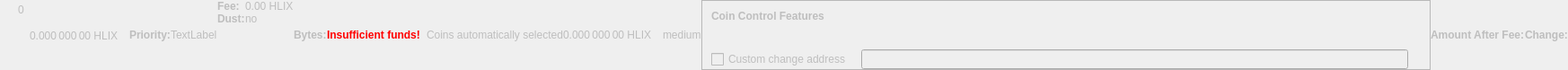
    <widget class="QWidget" name="dummyHideWidget" native="true">
     <property name="enabled">
      <bool>false</bool>
     </property>
     <property name="maximumSize">
      <size>
       <width>100</width>
       <height>16</height>
      </size>
     </property>
     <layout class="QHBoxLayout" name="dummyHideLayout">
      <property name="spacing">
       <number>0</number>
      </property>
      <property name="leftMargin">
       <number>0</number>
      </property>
      <property name="topMargin">
       <number>0</number>
      </property>
      <property name="rightMargin">
       <number>0</number>
      </property>
      <property name="bottomMargin">
       <number>0</number>
      </property>
      <item>
       <layout class="QFormLayout" name="formLayoutCoinControl1">
        <property name="horizontalSpacing">
         <number>10</number>
        </property>
        <property name="verticalSpacing">
         <number>14</number>
        </property>
        <property name="leftMargin">
         <number>10</number>
        </property>
        <property name="topMargin">
         <number>4</number>
        </property>
        <property name="rightMargin">
         <number>6</number>
        </property>
        <item row="0" column="1">
         <widget class="QLabel" name="labelCoinControlBytes">
          <property name="cursor">
           <cursorShape>IBeamCursor</cursorShape>
          </property>
          <property name="contextMenuPolicy">
           <enum>Qt::ActionsContextMenu</enum>
          </property>
          <property name="text">
           <string notr="true">0</string>
          </property>
          <property name="textInteractionFlags">
           <set>Qt::LinksAccessibleByMouse|Qt::TextSelectableByKeyboard|Qt::TextSelectableByMouse</set>
          </property>
         </widget>
        </item>
       </layout>
      </item>
      <item>
       <widget class="QLabel" name="labelCoinControlAfterFee">
        <property name="enabled">
         <bool>false</bool>
        </property>
        <property name="sizePolicy">
         <sizepolicy hsizetype="Fixed" vsizetype="Fixed">
          <horstretch>0</horstretch>
          <verstretch>0</verstretch>
         </sizepolicy>
        </property>
        <property name="minimumSize">
         <size>
          <width>111</width>
          <height>12</height>
         </size>
        </property>
        <property name="maximumSize">
         <size>
          <width>111</width>
          <height>12</height>
         </size>
        </property>
        <property name="cursor">
         <cursorShape>IBeamCursor</cursorShape>
        </property>
        <property name="contextMenuPolicy">
         <enum>Qt::ActionsContextMenu</enum>
        </property>
        <property name="text">
         <string notr="true">0.000 000 00 HLIX</string>
        </property>
        <property name="textInteractionFlags">
         <set>Qt::LinksAccessibleByMouse|Qt::TextSelectableByKeyboard|Qt::TextSelectableByMouse</set>
        </property>
       </widget>
      </item>
      <item>
       <widget class="QLabel" name="labelCoinControlPriorityText">
        <property name="enabled">
         <bool>false</bool>
        </property>
        <property name="font">
         <font>
          <weight>75</weight>
          <bold>true</bold>
         </font>
        </property>
        <property name="text">
         <string>Priority:</string>
        </property>
       </widget>
      </item>
      <item>
       <layout class="QHBoxLayout" name="horizontalLayout">
        <item>
         <widget class="QLabel" name="WarningLabel">
          <property name="text">
           <string>TextLabel</string>
          </property>
         </widget>
        </item>
       </layout>
      </item>
      <item>
       <layout class="QFormLayout" name="formLayoutCoinControl3">
        <property name="horizontalSpacing">
         <number>0</number>
        </property>
        <property name="verticalSpacing">
         <number>0</number>
        </property>
        <property name="leftMargin">
         <number>0</number>
        </property>
        <property name="topMargin">
         <number>0</number>
        </property>
        <property name="rightMargin">
         <number>0</number>
        </property>
        <item row="0" column="0">
         <widget class="QLabel" name="labelCoinControlFeeText">
          <property name="enabled">
           <bool>false</bool>
          </property>
          <property name="font">
           <font>
            <weight>75</weight>
            <bold>true</bold>
           </font>
          </property>
          <property name="text">
           <string>Fee:</string>
          </property>
          <property name="margin">
           <number>0</number>
          </property>
         </widget>
        </item>
        <item row="0" column="1">
         <widget class="QLabel" name="labelCoinControlFee">
          <property name="enabled">
           <bool>false</bool>
          </property>
          <property name="cursor">
           <cursorShape>IBeamCursor</cursorShape>
          </property>
          <property name="contextMenuPolicy">
           <enum>Qt::ActionsContextMenu</enum>
          </property>
          <property name="text">
           <string notr="true">0.00 HLIX</string>
          </property>
          <property name="textInteractionFlags">
           <set>Qt::LinksAccessibleByMouse|Qt::TextSelectableByKeyboard|Qt::TextSelectableByMouse</set>
          </property>
         </widget>
        </item>
        <item row="1" column="0">
         <widget class="QLabel" name="labelCoinControlLowOutputText">
          <property name="enabled">
           <bool>false</bool>
          </property>
          <property name="font">
           <font>
            <weight>75</weight>
            <bold>true</bold>
           </font>
          </property>
          <property name="text">
           <string>Dust:</string>
          </property>
         </widget>
        </item>
        <item row="1" column="1">
         <widget class="QLabel" name="labelCoinControlLowOutput">
          <property name="enabled">
           <bool>false</bool>
          </property>
          <property name="cursor">
           <cursorShape>IBeamCursor</cursorShape>
          </property>
          <property name="contextMenuPolicy">
           <enum>Qt::ActionsContextMenu</enum>
          </property>
          <property name="text">
           <string>no</string>
          </property>
          <property name="textInteractionFlags">
           <set>Qt::LinksAccessibleByMouse|Qt::TextSelectableByKeyboard|Qt::TextSelectableByMouse</set>
          </property>
         </widget>
        </item>
       </layout>
      </item>
      <item>
       <widget class="QLabel" name="labelCoinControlBytesText">
        <property name="enabled">
         <bool>false</bool>
        </property>
        <property name="font">
         <font>
          <weight>75</weight>
          <bold>true</bold>
         </font>
        </property>
        <property name="text">
         <string>Bytes:</string>
        </property>
       </widget>
      </item>
      <item>
       <layout class="QFormLayout" name="formLayoutCoinControl2">
        <property name="horizontalSpacing">
         <number>0</number>
        </property>
        <property name="verticalSpacing">
         <number>0</number>
        </property>
        <property name="leftMargin">
         <number>0</number>
        </property>
        <property name="topMargin">
         <number>0</number>
        </property>
        <property name="rightMargin">
         <number>0</number>
        </property>
       </layout>
      </item>
      <item>
       <layout class="QHBoxLayout" name="horizontalLayoutCoinControl2">
        <property name="spacing">
         <number>0</number>
        </property>
        <property name="bottomMargin">
         <number>0</number>
        </property>
       </layout>
      </item>
      <item>
       <widget class="QLabel" name="labelCoinControlInsuffFunds">
        <property name="enabled">
         <bool>false</bool>
        </property>
        <property name="minimumSize">
         <size>
          <width>0</width>
          <height>0</height>
         </size>
        </property>
        <property name="font">
         <font>
          <weight>75</weight>
          <bold>true</bold>
         </font>
        </property>
        <property name="styleSheet">
         <string notr="true">color:red;font-weight:bold;</string>
        </property>
        <property name="text">
         <string>Insufficient funds!</string>
        </property>
        <property name="margin">
         <number>5</number>
        </property>
       </widget>
      </item>
      <item>
       <layout class="QFormLayout" name="formLayoutCoinControl4">
        <property name="horizontalSpacing">
         <number>0</number>
        </property>
        <property name="verticalSpacing">
         <number>0</number>
        </property>
        <property name="leftMargin">
         <number>0</number>
        </property>
        <property name="topMargin">
         <number>0</number>
        </property>
        <property name="rightMargin">
         <number>0</number>
        </property>
       </layout>
      </item>
      <item>
       <widget class="QLabel" name="labelCoinControlChangeLabel">
        <property name="enabled">
         <bool>false</bool>
        </property>
        <property name="sizePolicy">
         <sizepolicy hsizetype="Preferred" vsizetype="Expanding">
          <horstretch>0</horstretch>
          <verstretch>0</verstretch>
         </sizepolicy>
        </property>
        <property name="minimumSize">
         <size>
          <width>0</width>
          <height>0</height>
         </size>
        </property>
        <property name="text">
         <string/>
        </property>
        <property name="margin">
         <number>3</number>
        </property>
       </widget>
      </item>
      <item>
       <widget class="QLabel" name="labelCoinControlAutomaticallySelected">
        <property name="enabled">
         <bool>false</bool>
        </property>
        <property name="sizePolicy">
         <sizepolicy hsizetype="Fixed" vsizetype="Fixed">
          <horstretch>0</horstretch>
          <verstretch>0</verstretch>
         </sizepolicy>
        </property>
        <property name="minimumSize">
         <size>
          <width>0</width>
          <height>0</height>
         </size>
        </property>
        <property name="maximumSize">
         <size>
          <width>240</width>
          <height>16777215</height>
         </size>
        </property>
        <property name="text">
         <string>Coins automatically selected</string>
        </property>
        <property name="margin">
         <number>5</number>
        </property>
       </widget>
      </item>
      <item>
       <widget class="QLabel" name="labelCoinControlChange">
        <property name="enabled">
         <bool>false</bool>
        </property>
        <property name="sizePolicy">
         <sizepolicy hsizetype="Fixed" vsizetype="Fixed">
          <horstretch>0</horstretch>
          <verstretch>0</verstretch>
         </sizepolicy>
        </property>
        <property name="minimumSize">
         <size>
          <width>111</width>
          <height>0</height>
         </size>
        </property>
        <property name="maximumSize">
         <size>
          <width>111</width>
          <height>16777215</height>
         </size>
        </property>
        <property name="cursor">
         <cursorShape>IBeamCursor</cursorShape>
        </property>
        <property name="contextMenuPolicy">
         <enum>Qt::ActionsContextMenu</enum>
        </property>
        <property name="text">
         <string notr="true">0.000 000 00 HLIX</string>
        </property>
        <property name="textInteractionFlags">
         <set>Qt::LinksAccessibleByMouse|Qt::TextSelectableByKeyboard|Qt::TextSelectableByMouse</set>
        </property>
       </widget>
      </item>
      <item>
       <widget class="QLabel" name="labelCoinControlPriority">
        <property name="enabled">
         <bool>false</bool>
        </property>
        <property name="cursor">
         <cursorShape>IBeamCursor</cursorShape>
        </property>
        <property name="contextMenuPolicy">
         <enum>Qt::ActionsContextMenu</enum>
        </property>
        <property name="text">
         <string>medium</string>
        </property>
        <property name="textInteractionFlags">
         <set>Qt::LinksAccessibleByMouse|Qt::TextSelectableByKeyboard|Qt::TextSelectableByMouse</set>
        </property>
       </widget>
      </item>
      <item>
       <widget class="QFrame" name="frameCoinControl">
        <property name="sizePolicy">
         <sizepolicy hsizetype="Expanding" vsizetype="Expanding">
          <horstretch>0</horstretch>
          <verstretch>0</verstretch>
         </sizepolicy>
        </property>
        <property name="maximumSize">
         <size>
          <width>16777215</width>
          <height>16777215</height>
         </size>
        </property>
        <property name="frameShape">
         <enum>QFrame::StyledPanel</enum>
        </property>
        <property name="frameShadow">
         <enum>QFrame::Sunken</enum>
        </property>
        <layout class="QVBoxLayout" name="verticalLayoutCoinControl2_2">
         <property name="spacing">
          <number>0</number>
         </property>
         <property name="leftMargin">
          <number>0</number>
         </property>
         <property name="topMargin">
          <number>0</number>
         </property>
         <property name="rightMargin">
          <number>0</number>
         </property>
         <property name="bottomMargin">
          <number>0</number>
         </property>
         <item>
          <layout class="QVBoxLayout" name="verticalLayoutCoinControl" stretch="0,0,0,1">
           <property name="spacing">
            <number>0</number>
           </property>
           <property name="leftMargin">
            <number>10</number>
           </property>
           <property name="topMargin">
            <number>10</number>
           </property>
           <item>
            <layout class="QHBoxLayout" name="horizontalLayoutCoinControl1">
             <property name="bottomMargin">
              <number>15</number>
             </property>
             <item>
              <widget class="QLabel" name="labelCoinControlFeatures">
               <property name="enabled">
                <bool>false</bool>
               </property>
               <property name="sizePolicy">
                <sizepolicy hsizetype="Preferred" vsizetype="Maximum">
                 <horstretch>0</horstretch>
                 <verstretch>0</verstretch>
                </sizepolicy>
               </property>
               <property name="font">
                <font>
                 <weight>75</weight>
                 <bold>true</bold>
                </font>
               </property>
               <property name="styleSheet">
                <string notr="true">font-weight:bold;</string>
               </property>
               <property name="text">
                <string>Coin Control Features</string>
               </property>
              </widget>
             </item>
            </layout>
           </item>
           <item>
            <widget class="QWidget" name="widgetCoinControl" native="true">
             <property name="sizePolicy">
              <sizepolicy hsizetype="Preferred" vsizetype="Preferred">
               <horstretch>0</horstretch>
               <verstretch>0</verstretch>
              </sizepolicy>
             </property>
             <property name="minimumSize">
              <size>
               <width>0</width>
               <height>0</height>
              </size>
             </property>
             <property name="styleSheet">
              <string notr="true"/>
             </property>
             <layout class="QHBoxLayout" name="horizontalLayoutCoinControl5_2">
              <property name="leftMargin">
               <number>0</number>
              </property>
              <property name="topMargin">
               <number>0</number>
              </property>
              <property name="rightMargin">
               <number>0</number>
              </property>
              <property name="bottomMargin">
               <number>0</number>
              </property>
              <item>
               <layout class="QHBoxLayout" name="horizontalLayoutCoinControl3">
                <property name="spacing">
                 <number>20</number>
                </property>
                <property name="topMargin">
                 <number>0</number>
                </property>
                <property name="bottomMargin">
                 <number>10</number>
                </property>
               </layout>
              </item>
             </layout>
            </widget>
           </item>
           <item>
            <layout class="QHBoxLayout" name="horizontalLayoutCoinControl4" stretch="0,0,0">
             <property name="spacing">
              <number>12</number>
             </property>
             <property name="sizeConstraint">
              <enum>QLayout::SetDefaultConstraint</enum>
             </property>
             <property name="topMargin">
              <number>5</number>
             </property>
             <property name="rightMargin">
              <number>5</number>
             </property>
             <item>
              <widget class="QCheckBox" name="checkBoxCoinControlChange">
               <property name="enabled">
                <bool>false</bool>
               </property>
               <property name="toolTip">
                <string>If this is activated, but the change address is empty or invalid, change will be sent to a newly generated address.</string>
               </property>
               <property name="text">
                <string>Custom change address</string>
               </property>
              </widget>
             </item>
             <item>
              <widget class="QValidatedLineEdit" name="lineEditCoinControlChange">
               <property name="enabled">
                <bool>false</bool>
               </property>
               <property name="sizePolicy">
                <sizepolicy hsizetype="Expanding" vsizetype="Fixed">
                 <horstretch>0</horstretch>
                 <verstretch>0</verstretch>
                </sizepolicy>
               </property>
              </widget>
             </item>
             <item>
              <widget class="QLabel" name="labelCoinControlChangeLabel_2">
               <property name="sizePolicy">
                <sizepolicy hsizetype="Preferred" vsizetype="Expanding">
                 <horstretch>0</horstretch>
                 <verstretch>0</verstretch>
                </sizepolicy>
               </property>
               <property name="minimumSize">
                <size>
                 <width>0</width>
                 <height>0</height>
                </size>
               </property>
               <property name="text">
                <string/>
               </property>
               <property name="margin">
                <number>3</number>
               </property>
              </widget>
             </item>
            </layout>
           </item>
           <item>
            <spacer name="verticalSpacerCoinControl">
             <property name="orientation">
              <enum>Qt::Vertical</enum>
             </property>
             <property name="sizeHint" stdset="0">
              <size>
               <width>800</width>
               <height>1</height>
              </size>
             </property>
            </spacer>
           </item>
          </layout>
         </item>
        </layout>
       </widget>
      </item>
      <item>
       <widget class="QLabel" name="labelCoinControlAfterFeeText">
        <property name="enabled">
         <bool>false</bool>
        </property>
        <property name="minimumSize">
         <size>
          <width>0</width>
          <height>0</height>
         </size>
        </property>
        <property name="maximumSize">
         <size>
          <width>16777215</width>
          <height>16777215</height>
         </size>
        </property>
        <property name="font">
         <font>
          <weight>75</weight>
          <bold>true</bold>
         </font>
        </property>
        <property name="text">
         <string>Amount After Fee:</string>
        </property>
        <property name="alignment">
         <set>Qt::AlignLeading|Qt::AlignLeft|Qt::AlignVCenter</set>
        </property>
        <property name="margin">
         <number>0</number>
        </property>
       </widget>
      </item>
      <item>
       <widget class="QLabel" name="labelCoinControlChangeText">
        <property name="enabled">
         <bool>false</bool>
        </property>
        <property name="sizePolicy">
         <sizepolicy hsizetype="Preferred" vsizetype="Preferred">
          <horstretch>0</horstretch>
          <verstretch>0</verstretch>
         </sizepolicy>
        </property>
        <property name="minimumSize">
         <size>
          <width>0</width>
          <height>0</height>
         </size>
        </property>
        <property name="maximumSize">
         <size>
          <width>16777215</width>
          <height>16777215</height>
         </size>
        </property>
        <property name="font">
         <font>
          <weight>75</weight>
          <bold>true</bold>
         </font>
        </property>
        <property name="text">
         <string>Change:</string>
        </property>
        <property name="alignment">
         <set>Qt::AlignLeading|Qt::AlignLeft|Qt::AlignVCenter</set>
        </property>
       </widget>
      </item>
     </layout>
    </widget>
